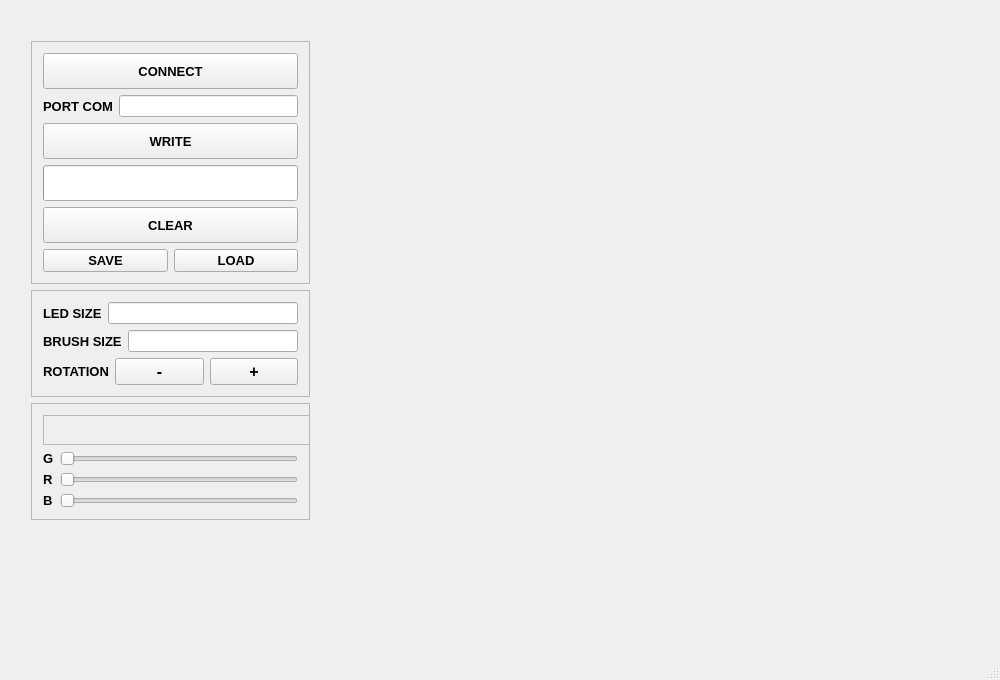
<?xml version="1.0" encoding="UTF-8"?>
<ui version="4.0">
 <class>MainWindow</class>
 <widget class="QMainWindow" name="MainWindow">
  <property name="geometry">
   <rect>
    <x>0</x>
    <y>0</y>
    <width>1000</width>
    <height>680</height>
   </rect>
  </property>
  <property name="sizePolicy">
   <sizepolicy hsizetype="Fixed" vsizetype="Fixed">
    <horstretch>0</horstretch>
    <verstretch>0</verstretch>
   </sizepolicy>
  </property>
  <property name="minimumSize">
   <size>
    <width>1000</width>
    <height>680</height>
   </size>
  </property>
  <property name="maximumSize">
   <size>
    <width>1000</width>
    <height>700</height>
   </size>
  </property>
  <property name="cursor">
   <cursorShape>ArrowCursor</cursorShape>
  </property>
  <property name="mouseTracking">
   <bool>true</bool>
  </property>
  <property name="windowTitle">
   <string>MainWindow</string>
  </property>
  <property name="windowIcon">
   <iconset resource="icon.qrc">
    <normaloff>:/new/icon/kolonia.png</normaloff>:/new/icon/kolonia.png</iconset>
  </property>
  <widget class="QWidget" name="centralWidget">
   <widget class="QWidget" name="gridLayoutWidget">
    <property name="geometry">
     <rect>
      <x>320</x>
      <y>20</y>
      <width>651</width>
      <height>631</height>
     </rect>
    </property>
    <layout class="QGridLayout" name="gridLayout_2">
     <item row="0" column="0">
      <layout class="QGridLayout" name="gridLayout_5"/>
     </item>
    </layout>
   </widget>
   <widget class="QWidget" name="layoutWidget">
    <property name="geometry">
     <rect>
      <x>20</x>
      <y>30</y>
      <width>301</width>
      <height>501</height>
     </rect>
    </property>
    <layout class="QVBoxLayout" name="verticalLayout_5">
     <item>
      <layout class="QVBoxLayout" name="verticalLayout_4">
       <item>
        <widget class="QFrame" name="frame">
         <property name="frameShape">
          <enum>QFrame::StyledPanel</enum>
         </property>
         <layout class="QVBoxLayout" name="verticalLayout">
          <item>
           <widget class="QPushButton" name="pushButton_2">
            <property name="sizePolicy">
             <sizepolicy hsizetype="Minimum" vsizetype="MinimumExpanding">
              <horstretch>0</horstretch>
              <verstretch>0</verstretch>
             </sizepolicy>
            </property>
            <property name="font">
             <font>
              <family>SansSerif</family>
              <pointsize>10</pointsize>
              <weight>75</weight>
              <bold>true</bold>
             </font>
            </property>
            <property name="text">
             <string>CONNECT</string>
            </property>
           </widget>
          </item>
          <item>
           <layout class="QHBoxLayout" name="horizontalLayout_7">
            <item>
             <widget class="QLabel" name="label_5">
              <property name="font">
               <font>
                <family>SansSerif</family>
                <pointsize>10</pointsize>
                <weight>75</weight>
                <bold>true</bold>
               </font>
              </property>
              <property name="text">
               <string>PORT COM</string>
              </property>
              <property name="buddy">
               <cstring>lineEdit</cstring>
              </property>
             </widget>
            </item>
            <item>
             <widget class="QLineEdit" name="lineEdit"/>
            </item>
           </layout>
          </item>
          <item>
           <widget class="QPushButton" name="pushButton">
            <property name="sizePolicy">
             <sizepolicy hsizetype="Minimum" vsizetype="MinimumExpanding">
              <horstretch>0</horstretch>
              <verstretch>0</verstretch>
             </sizepolicy>
            </property>
            <property name="font">
             <font>
              <family>SansSerif</family>
              <pointsize>10</pointsize>
              <weight>75</weight>
              <bold>true</bold>
             </font>
            </property>
            <property name="text">
             <string>WRITE</string>
            </property>
           </widget>
          </item>
          <item>
           <widget class="QProgressBar" name="progressBar">
            <property name="sizePolicy">
             <sizepolicy hsizetype="Expanding" vsizetype="MinimumExpanding">
              <horstretch>0</horstretch>
              <verstretch>0</verstretch>
             </sizepolicy>
            </property>
            <property name="maximum">
             <number>120</number>
            </property>
            <property name="value">
             <number>0</number>
            </property>
            <property name="textVisible">
             <bool>false</bool>
            </property>
           </widget>
          </item>
          <item>
           <widget class="QPushButton" name="pushButton_3">
            <property name="sizePolicy">
             <sizepolicy hsizetype="Minimum" vsizetype="MinimumExpanding">
              <horstretch>0</horstretch>
              <verstretch>0</verstretch>
             </sizepolicy>
            </property>
            <property name="font">
             <font>
              <family>SansSerif</family>
              <pointsize>10</pointsize>
              <weight>75</weight>
              <bold>true</bold>
             </font>
            </property>
            <property name="text">
             <string>CLEAR</string>
            </property>
           </widget>
          </item>
          <item>
           <layout class="QHBoxLayout" name="horizontalLayout_5">
            <item>
             <widget class="QPushButton" name="save_Button">
              <property name="font">
               <font>
                <family>SansSerif</family>
                <pointsize>10</pointsize>
                <weight>75</weight>
                <bold>true</bold>
               </font>
              </property>
              <property name="text">
               <string>SAVE</string>
              </property>
             </widget>
            </item>
            <item>
             <widget class="QPushButton" name="load_Button">
              <property name="font">
               <font>
                <family>SansSerif</family>
                <pointsize>10</pointsize>
                <weight>75</weight>
                <bold>true</bold>
               </font>
              </property>
              <property name="text">
               <string>LOAD</string>
              </property>
             </widget>
            </item>
           </layout>
          </item>
         </layout>
        </widget>
       </item>
       <item>
        <widget class="QFrame" name="frame">
         <property name="frameShape">
          <enum>QFrame::StyledPanel</enum>
         </property>
         <layout class="QVBoxLayout" name="verticalLayout_2">
          <item>
           <layout class="QHBoxLayout" name="horizontalLayout"/>
          </item>
          <item>
           <layout class="QHBoxLayout" name="horizontalLayout_2">
            <item>
             <widget class="QLabel" name="label_6">
              <property name="font">
               <font>
                <family>SansSerif</family>
                <pointsize>10</pointsize>
                <weight>75</weight>
                <bold>true</bold>
               </font>
              </property>
              <property name="text">
               <string>LED SIZE</string>
              </property>
             </widget>
            </item>
            <item>
             <widget class="QLineEdit" name="edit_led_size"/>
            </item>
           </layout>
          </item>
          <item>
           <layout class="QHBoxLayout" name="horizontalLayout_3">
            <item>
             <widget class="QLabel" name="label_7">
              <property name="font">
               <font>
                <family>SansSerif</family>
                <pointsize>10</pointsize>
                <weight>75</weight>
                <bold>true</bold>
               </font>
              </property>
              <property name="text">
               <string>BRUSH SIZE</string>
              </property>
             </widget>
            </item>
            <item>
             <widget class="QLineEdit" name="edit_brush_size"/>
            </item>
           </layout>
          </item>
          <item>
           <layout class="QHBoxLayout" name="horizontalLayout_4"/>
          </item>
          <item>
           <layout class="QHBoxLayout" name="horizontalLayout_6">
            <item>
             <widget class="QLabel" name="label_4">
              <property name="sizePolicy">
               <sizepolicy hsizetype="Minimum" vsizetype="Minimum">
                <horstretch>0</horstretch>
                <verstretch>0</verstretch>
               </sizepolicy>
              </property>
              <property name="font">
               <font>
                <family>SansSerif</family>
                <pointsize>10</pointsize>
                <weight>75</weight>
                <bold>true</bold>
               </font>
              </property>
              <property name="text">
               <string>&lt;html&gt;&lt;head/&gt;&lt;body&gt;&lt;p align=&quot;center&quot;&gt;ROTATIO&lt;span style=&quot; font-size:10pt;&quot;&gt;N&lt;/span&gt;&lt;/p&gt;&lt;/body&gt;&lt;/html&gt;</string>
              </property>
             </widget>
            </item>
            <item>
             <widget class="QPushButton" name="lowerButton">
              <property name="sizePolicy">
               <sizepolicy hsizetype="MinimumExpanding" vsizetype="Fixed">
                <horstretch>0</horstretch>
                <verstretch>0</verstretch>
               </sizepolicy>
              </property>
              <property name="font">
               <font>
                <family>SansSerif</family>
                <pointsize>12</pointsize>
                <weight>75</weight>
                <bold>true</bold>
               </font>
              </property>
              <property name="text">
               <string>-</string>
              </property>
              <property name="autoRepeat">
               <bool>true</bool>
              </property>
             </widget>
            </item>
            <item>
             <widget class="QPushButton" name="upperButton">
              <property name="sizePolicy">
               <sizepolicy hsizetype="MinimumExpanding" vsizetype="Fixed">
                <horstretch>0</horstretch>
                <verstretch>0</verstretch>
               </sizepolicy>
              </property>
              <property name="font">
               <font>
                <family>SansSerif</family>
                <pointsize>12</pointsize>
                <weight>75</weight>
                <bold>true</bold>
               </font>
              </property>
              <property name="text">
               <string>+</string>
              </property>
              <property name="autoRepeat">
               <bool>true</bool>
              </property>
             </widget>
            </item>
           </layout>
          </item>
         </layout>
        </widget>
       </item>
       <item>
        <layout class="QVBoxLayout" name="verticalLayout_3"/>
       </item>
      </layout>
     </item>
     <item>
      <widget class="QFrame" name="frame">
       <property name="frameShape">
        <enum>QFrame::StyledPanel</enum>
       </property>
       <layout class="QGridLayout" name="gridLayout_4">
        <item row="1" column="0">
         <layout class="QGridLayout" name="gridLayout">
          <item row="0" column="0">
           <widget class="QLabel" name="label_2">
            <property name="font">
             <font>
              <family>SansSerif</family>
              <pointsize>10</pointsize>
              <weight>75</weight>
              <bold>true</bold>
             </font>
            </property>
            <property name="text">
             <string>G</string>
            </property>
           </widget>
          </item>
          <item row="0" column="1">
           <widget class="QSlider" name="GreenSlider">
            <property name="maximum">
             <number>255</number>
            </property>
            <property name="orientation">
             <enum>Qt::Horizontal</enum>
            </property>
           </widget>
          </item>
         </layout>
        </item>
        <item row="2" column="0">
         <layout class="QGridLayout" name="gridLayout_3">
          <item row="0" column="1">
           <widget class="QSlider" name="RedSlider">
            <property name="maximum">
             <number>255</number>
            </property>
            <property name="orientation">
             <enum>Qt::Horizontal</enum>
            </property>
           </widget>
          </item>
          <item row="1" column="0">
           <widget class="QLabel" name="label_3">
            <property name="font">
             <font>
              <family>SansSerif</family>
              <pointsize>10</pointsize>
              <weight>75</weight>
              <bold>true</bold>
             </font>
            </property>
            <property name="text">
             <string>B</string>
            </property>
           </widget>
          </item>
          <item row="0" column="0">
           <widget class="QLabel" name="label">
            <property name="font">
             <font>
              <family>SansSerif</family>
              <pointsize>10</pointsize>
              <weight>75</weight>
              <bold>true</bold>
             </font>
            </property>
            <property name="text">
             <string>R</string>
            </property>
           </widget>
          </item>
          <item row="1" column="1">
           <widget class="QSlider" name="BlueSlider">
            <property name="maximum">
             <number>255</number>
            </property>
            <property name="orientation">
             <enum>Qt::Horizontal</enum>
            </property>
           </widget>
          </item>
         </layout>
        </item>
        <item row="0" column="0">
         <widget class="QLabel" name="color_label">
          <property name="sizePolicy">
           <sizepolicy hsizetype="Fixed" vsizetype="Fixed">
            <horstretch>0</horstretch>
            <verstretch>0</verstretch>
           </sizepolicy>
          </property>
          <property name="minimumSize">
           <size>
            <width>270</width>
            <height>30</height>
           </size>
          </property>
          <property name="frameShape">
           <enum>QFrame::StyledPanel</enum>
          </property>
          <property name="text">
           <string/>
          </property>
         </widget>
        </item>
       </layout>
      </widget>
     </item>
    </layout>
   </widget>
   <zorder>layoutWidget</zorder>
   <zorder>gridLayoutWidget</zorder>
  </widget>
  <widget class="QStatusBar" name="statusBar"/>
  <widget class="QMenuBar" name="menuBar">
   <property name="geometry">
    <rect>
     <x>0</x>
     <y>0</y>
     <width>1000</width>
     <height>21</height>
    </rect>
   </property>
  </widget>
 </widget>
 <layoutdefault spacing="6" margin="11"/>
 <resources>
  <include location="icon.qrc"/>
 </resources>
 <connections/>
</ui>
